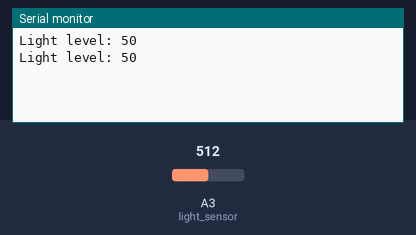
Bench run of a sketch on a simulated Arduino Uno, built with avr-gcc and run on an emulated ATmega328P. Parts: the last lines printed to the serial monitor. Inputs (shaded band) come from the test bench; at power-on: A3 (light_sensor) = 512.

Above: at 1.8 s.
1.9 s: A3 (light_sensor) set to 716
At 2.8 s:
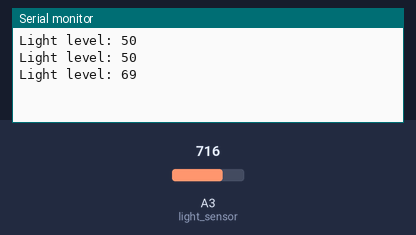
3.4 s: A3 (light_sensor) set to 900
At 4.8 s:
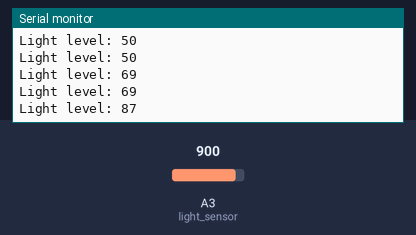
Timing chart, 0 to 6.4 s (numbered marks = the images above; inputs shaded):
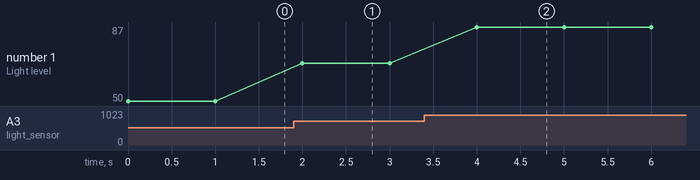

Measured:
- after the input at 1.9 s, the serial monitor: prints a new line after 0.10 s (image 1)
- after the input at 3.4 s, the serial monitor: prints a new line after 0.60 s (image 2)
- plotted number 1: 50 → 69 after the input at 1.9 s, 69 → 87 after the input at 3.4 s

The sketch:

lightsensor.ino
```cpp
int light_sensor = A3;

void setup() {
Serial.begin(9600); //begin Serial Communication
}

void loop() {
  int raw_light = analogRead(light_sensor);     // read the raw value from light_sensor pin (A3)
  int light = map(raw_light, 0, 1023, 0, 100);  // map the value from 0, 1023 to 0, 100

  Serial.print("Light level: ");
  Serial.println(light); // print the light value in Serial Monitor

  delay(1000);           // add a delay to only read and print every 1 second
}
```
